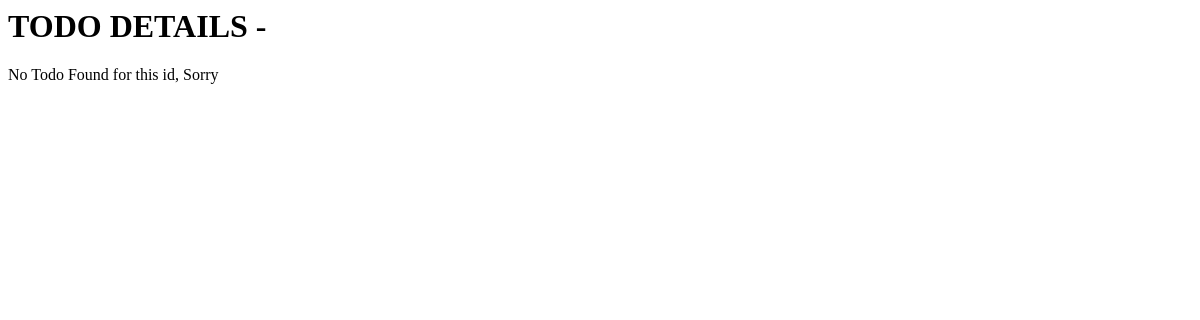
/todo/12, run on an earlier commit of the app's database.
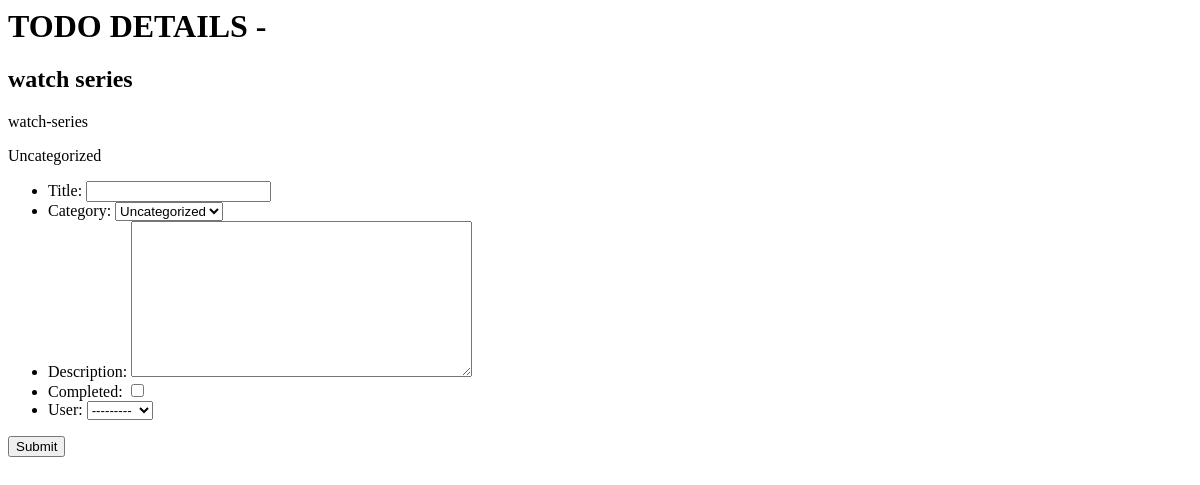
And on a later commit of the database.
### todo/models.py (models this page shows, shortened)
class Todo(models.Model):
    id = models.AutoField(primary_key=True)
    title = models.CharField(max_length=120)
    category = models.ForeignKey(Category,default=5, on_delete=models.PROTECT,blank=True, null=True)
    user = models.ForeignKey(User, on_delete=models.CASCADE,blank=True, null=True)
    description = models.TextField()
    completed = models.BooleanField(default=False)

class Category(models.Model):
    id = models.AutoField(primary_key=True)
    name= models.CharField(max_length=30)
    def __str__(self):
        return self.name

### todo/views.py (the view)
# urls.py: path('todo/<slug:todo_id>', views.todo_details, name='todo_details'),
def todo_details(request, todo_id):
    try:
        selected_todo=Todo.objects.get(id=todo_id)
        if (request.method == 'GET'):
            todo_form = TodoForm();
        else:
            todo_form = TodoForm(request.POST);
            if (todo_form.is_valid()):
                todo = todo_form.save()
        return render(request,'todo/todo_details.html',{
            'todo_found':True,
            'todo': selected_todo,
            'form':todo_form
        })
    except Exception as exc:
        return render(request,'todo/todo_details.html',{
            'todo_found':False
        })

### todo/forms.py
class TodoForm(forms.ModelForm):
    class Meta:
        model=Todo
        fields = ['id', 'title','category', 'description', 'completed','user']

### todo/templates/todo/todo_details.html (shortened to what this page needs)
{% block title%}<h1>TODO DETAILS - {{todo_title}}</h1>{% endblock %}
{% block main_heading %}<h2>{{todo.title}}</h2>{% endblock %}
{% block body %}
{% if todo_found %}
<p>{{ todo.description }}</p>
<p>{{ todo.category.name }}</p>
<form action="{% url 'todo_details' todo.id  %}" method="POST">
    <ul>
        {{ form.as_ul }}
    </ul>
    <div>
        <button>Submit</button>
    </div>
</form>
{% else %}
<p>No Todo Found for this id, Sorry</p>
{% endif %}
{% endblock %}

What changed in the data, as far as the page shows it:
added Todo: title "watch series", description "watch-series", category.name "Uncategorized"
Also different on the page:
form field category: (not shown) → "Uncategorized"
form field completed: (not shown) → "☐"
form field user: (not shown) → "---------"
text no longer shown: "No Todo Found for this id, Sorry"
text now shown: "Title: Category: Description: Completed: User: Submit"
